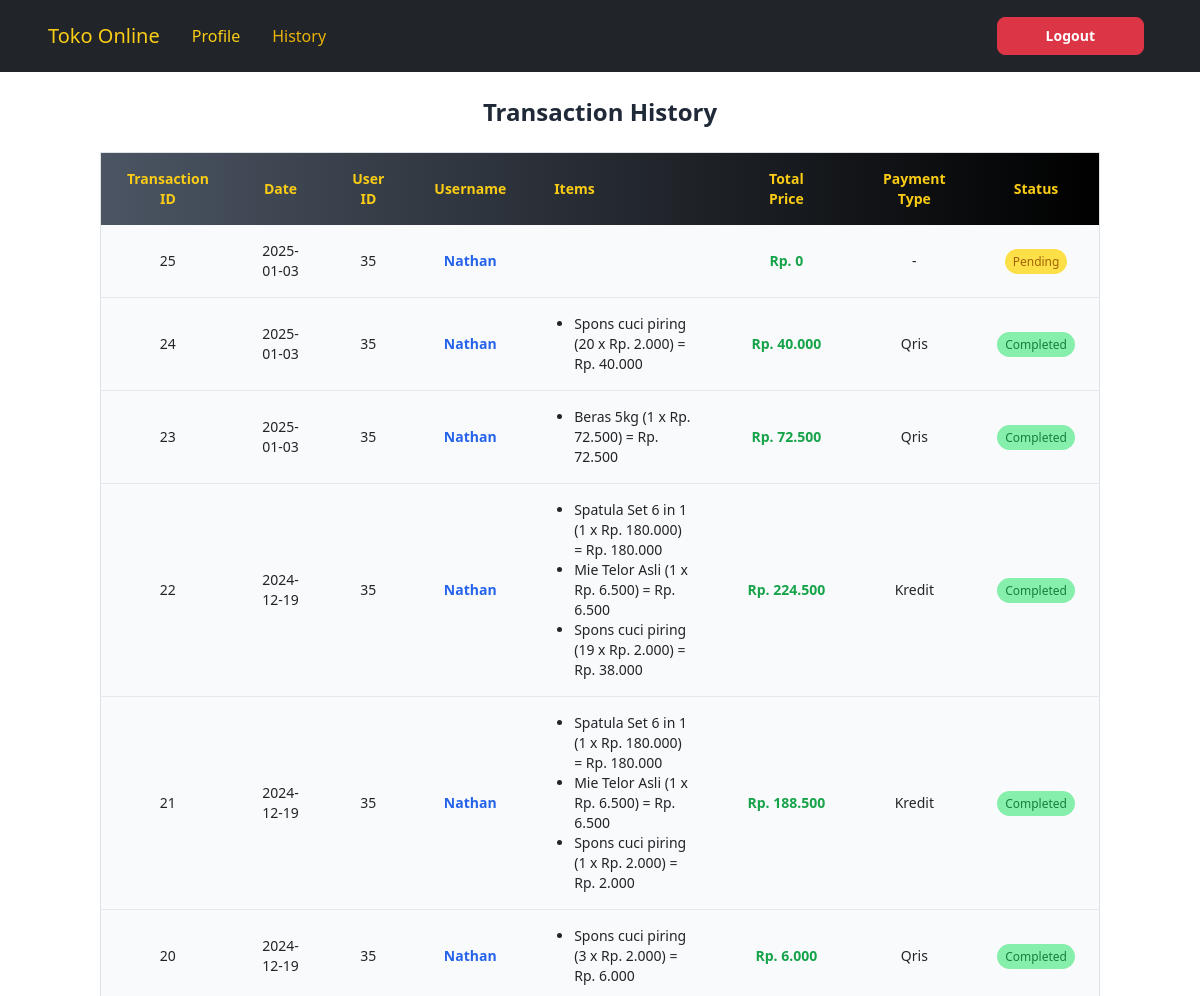
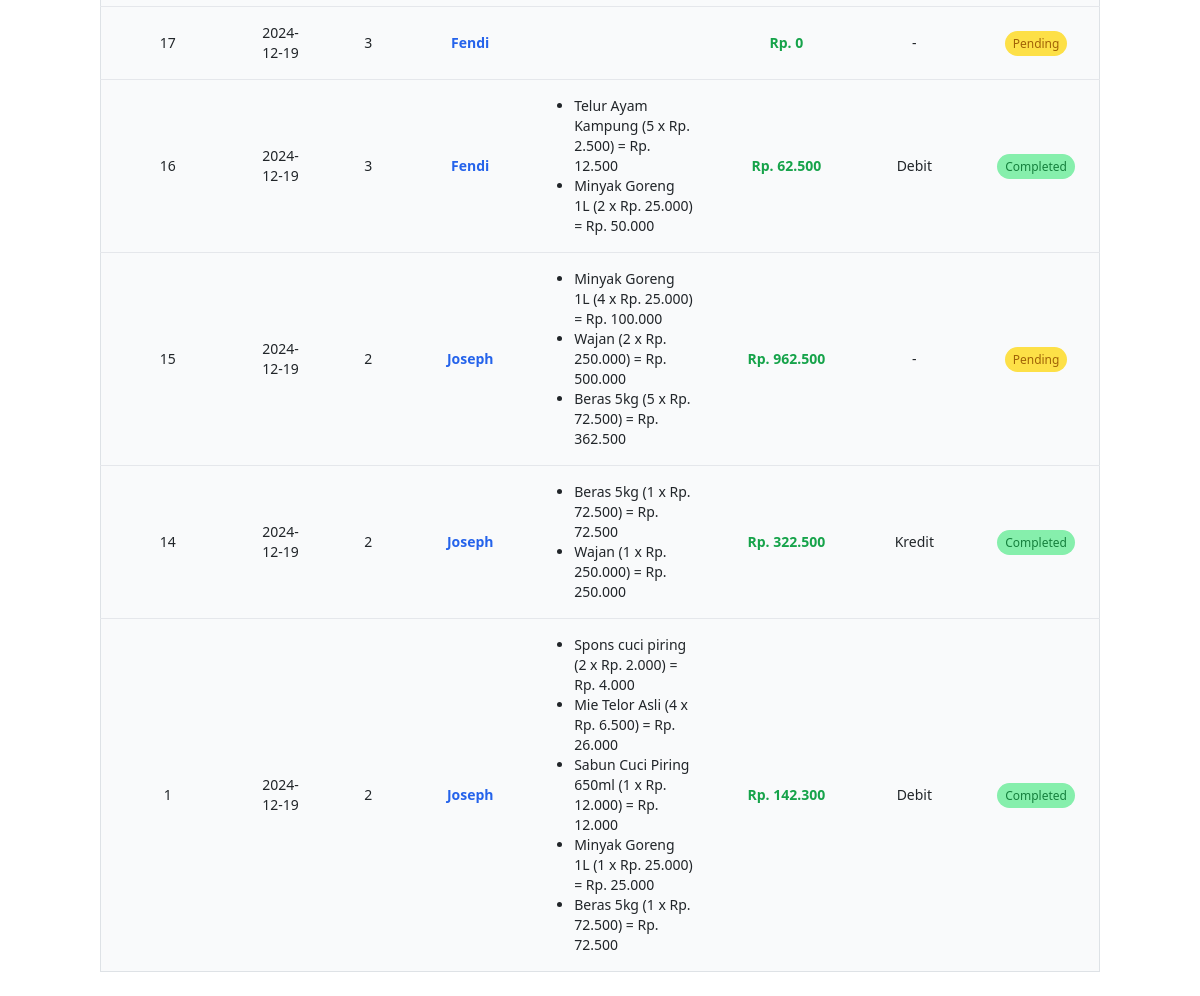
The app's page /adminHistory.php (signed in) with its own data (2 pictures, top to bottom).
### tables this page shows
CREATE TABLE `checkout` (
  `checkout_id` int(10) NOT NULL,
  `date` date NOT NULL,
  `total_harga` int(10) NOT NULL,
  `user_id` int(10) NOT NULL,
  `payment_id` int(10) NOT NULL,
  `status` text NOT NULL
);

CREATE TABLE `users` (
  `user_id` int(10) NOT NULL,
  `username` text NOT NULL,
  `password` text NOT NULL,
  `user_telp` text NOT NULL,
  `email` text NOT NULL,
  `alamat` text NOT NULL,
  `isAdmin` tinyint(1) NOT NULL
);

CREATE TABLE `payment` (
  `payment_id` int(11) NOT NULL,
  `payment_method` text NOT NULL
);

CREATE TABLE `detailcheckout` (
  `detail_id` int(10) NOT NULL,
  `product_id` int(10) NOT NULL,
  `checkout_id` int(10) NOT NULL,
  `jumlah_product` int(10) NOT NULL
);

CREATE TABLE `products` (
  `product_id` int(10) NOT NULL,
  `gambar` text NOT NULL,
  `nama_product` text NOT NULL,
  `harga_satuan` int(10) NOT NULL,
  `deskripsi` text NOT NULL,
  `stock_product` int(10) NOT NULL,
  `kategori_id` int(10) NOT NULL
);

### adminHistory.php (the view, shortened to what this page needs)
<?php
require_once "connect.php";
?>
<!doctype html>
<html lang="en">
<head>
    <link href="https://cdn.jsdelivr.net/npm/bootstrap@5.3.3/dist/css/bootstrap.min.css" rel="stylesheet"
>
    <script src="https://cdn.tailwindcss.com"></script>
</head>
<body>
    <?php include 'nav.php'; ?>
    <section>
        <div class="container mx-auto py-6">
            <h1 class="text-center text-2xl font-bold mb-4 text-gray-800">Transaction History</h1>
            <div class="overflow-x-auto">
                <table class="table-auto w-full text-sm text-left border border-gray-300 shadow-lg rounded-lg">
                    <thead class="bg-gradient-to-r from-gray-600 to-black text-yellow-400 text-center">
                        <tr>
                            <th class="px-4 py-3">Transaction ID</th>
                            <th class="px-2 py-3">Date</th>
                            <th class="px-4 py-3">User ID</th>
                            <th class="px-4 py-3">Username</th>
                            <th class="px-4 py-3 text-left">Items</th>
                            <th class="px-5 py-3">Total Price</th>
                            <th class="px-4 py-3">Payment Type</th>
                            <th class="px-4 py-3">Status</th>
                        </tr>
                    </thead>
                    <tbody class="divide-y divide-gray-200 text-center">
                        <?php
                        $stmt = $mysqli->query("SELECT c.checkout_id, c.date, c.user_id, u.username, c.total_harga, p.payment_method, c.status
                        FROM checkout c
                        JOIN users u ON c.user_id = u.user_id
                        JOIN payment p ON c.payment_id = p.payment_id
                        ORDER BY c.date DESC, c.checkout_id DESC;");
                        while ($row = $stmt->fetch_assoc()) {
                            $checkout = [
                                'id' => htmlentities($row['checkout_id']),
                                'date' => htmlentities($row['date']),
                                'user_id' => htmlentities($row['user_id']),
                                'username' => htmlentities($row['username']),
                                'total_harga' => htmlentities($row['total_harga']),
                                'payment_type' => htmlentities($row['payment_method']),
                                'status' => htmlentities($row['status'])
                            ];
                        ?>
                            <tr class="bg-gray-50 hover:bg-gradient-to-r from-gray-50 to-gray-200 transition-colors duration-300">
                                <td class="px-4 py-3"><?= $checkout['id']; ?></td>
                                <td class="px-4 py-3"><?= $checkout['date']; ?></td>
                                <td class="px-4 py-3"><?= $checkout['user_id']; ?></td>
                                <td class="px-4 py-3 font-semibold text-blue-600"><?= $checkout['username']; ?></td>
                                <td class="px-4 py-3">
                                    <ul class="list-disc pl-5 text-left">
                                        <?php
                                        $stmt_detail = $mysqli->prepare("SELECT d.detail_id, p.nama_product, d.jumlah_product, p.harga_satuan
                                                 FROM detailcheckout d
                                                 JOIN products p ON d.product_id = p.product_id
                                                 WHERE d.checkout_id = ?");
                                        $stmt_detail->bind_param("i", $checkout['id']);
                                        $stmt_detail->execute();
                                        $result_detail = $stmt_detail->get_result();
                                        while ($row_detail = $result_detail->fetch_assoc()) {
                                            $totalSatuan = $row_detail['jumlah_product'] * $row_detail['harga_satuan'];
                                            echo '<li>' . $row_detail['nama_product'] . ' (' . $row_detail['jumlah_product'] . ' x Rp. ' . number_format($row_detail['harga_satuan'], 0, ',', '.') . ') = Rp. ' . number_format($totalSatuan, 0, ',', '.') . '</li>';
                                        }
                                        ?>
                                    </ul>
                                </td>
                                <td class="px-4 py-3 font-semibold text-green-600">Rp. <?= number_format($checkout['total_harga'], 0, ',', '.'); ?></td>
                                <td class="px-4 py-3"><?= $checkout['payment_type']; ?></td>
                                <td class="px-4 py-3">
                                    <?php
                                    if ($checkout['status'] == "Pending") {
                                        echo '<span class="px-2 py-1 bg-yellow-300 text-yellow-700 text-xs font-medium rounded-full">' . $checkout['status'] . '</span>';
                                    } else {
                                        echo '<span class="px-2 py-1 bg-green-300 text-green-700 text-xs font-medium rounded-full">' . $checkout['status'] . '</span>';
                                    }
                                    ?>
                                </td>
                            </tr>
                        <?php
                        }
                        ?>
                    </tbody>
                </table>
            </div>
        </div>
    </section>
</body>
</html>

### records on screen
checkout: checkout_id "25", date "2025-01-03", user "35", user.username "Nathan", total_harga "0", payment.payment_method "-", status "Pending"
checkout: checkout_id "24", date "2025-01-03", user "35", user.username "Nathan", total_harga "40.000", payment.payment_method "Qris", status "Completed"
detailcheckout: product.nama_product "Spons cuci piring", jumlah_product "20", product.harga_satuan "2.000", jumlah_product.harga_satuan "40.000"
checkout: checkout_id "23", date "2025-01-03", user "35", user.username "Nathan", total_harga "72.500", payment.payment_method "Qris", status "Completed"
detailcheckout: product.nama_product "Beras 5kg", jumlah_product "1", product.harga_satuan "72.500", jumlah_product.harga_satuan "72.500"
checkout: checkout_id "22", date "2024-12-19", user "35", user.username "Nathan", total_harga "224.500", payment.payment_method "Kredit", status "Completed"
detailcheckout: product.nama_product "Spatula Set 6 in 1", jumlah_product "1", product.harga_satuan "180.000", jumlah_product.harga_satuan "180.000"
detailcheckout: product.nama_product "Mie Telor Asli", jumlah_product "1", product.harga_satuan "6.500", jumlah_product.harga_satuan "6.500"
detailcheckout: product.nama_product "Spons cuci piring", jumlah_product "19", product.harga_satuan "2.000", jumlah_product.harga_satuan "38.000"
checkout: checkout_id "21", date "2024-12-19", user "35", user.username "Nathan", total_harga "188.500", payment.payment_method "Kredit", status "Completed"
detailcheckout: product.nama_product "Spatula Set 6 in 1", jumlah_product "1", product.harga_satuan "180.000", jumlah_product.harga_satuan "180.000"
detailcheckout: product.nama_product "Mie Telor Asli", jumlah_product "1", product.harga_satuan "6.500", jumlah_product.harga_satuan "6.500"
detailcheckout: product.nama_product "Spons cuci piring", jumlah_product "1", product.harga_satuan "2.000", jumlah_product.harga_satuan "2.000"
checkout: checkout_id "20", date "2024-12-19", user "35", user.username "Nathan", total_harga "6.000", payment.payment_method "Qris", status "Completed"
detailcheckout: product.nama_product "Spons cuci piring", jumlah_product "3", product.harga_satuan "2.000", jumlah_product.harga_satuan "6.000"
checkout: checkout_id "17", date "2024-12-19", user "3", user.username "Fendi", total_harga "0", payment.payment_method "-", status "Pending"
checkout: checkout_id "16", date "2024-12-19", user "3", user.username "Fendi", total_harga "62.500", payment.payment_method "Debit", status "Completed"
detailcheckout: product.nama_product "Telur Ayam Kampung", jumlah_product "5", product.harga_satuan "2.500", jumlah_product.harga_satuan "12.500"
detailcheckout: product.nama_product "Minyak Goreng 1L", jumlah_product "2", product.harga_satuan "25.000", jumlah_product.harga_satuan "50.000"
checkout: checkout_id "15", date "2024-12-19", user "2", user.username "Joseph", total_harga "962.500", payment.payment_method "-", status "Pending"
detailcheckout: product.nama_product "Minyak Goreng 1L", jumlah_product "4", product.harga_satuan "25.000", jumlah_product.harga_satuan "100.000"
detailcheckout: product.nama_product "Wajan", jumlah_product "2", product.harga_satuan "250.000", jumlah_product.harga_satuan "500.000"
detailcheckout: product.nama_product "Beras 5kg", jumlah_product "5", product.harga_satuan "72.500", jumlah_product.harga_satuan "362.500"
checkout: checkout_id "14", date "2024-12-19", user "2", user.username "Joseph", total_harga "322.500", payment.payment_method "Kredit", status "Completed"
detailcheckout: product.nama_product "Beras 5kg", jumlah_product "1", product.harga_satuan "72.500", jumlah_product.harga_satuan "72.500"
detailcheckout: product.nama_product "Wajan", jumlah_product "1", product.harga_satuan "250.000", jumlah_product.harga_satuan "250.000"
checkout: checkout_id "1", date "2024-12-19", user "2", user.username "Joseph", total_harga "142.300", payment.payment_method "Debit", status "Completed"
detailcheckout: product.nama_product "Spons cuci piring", jumlah_product "2", product.harga_satuan "2.000", jumlah_product.harga_satuan "4.000"
detailcheckout: product.nama_product "Mie Telor Asli", jumlah_product "4", product.harga_satuan "6.500", jumlah_product.harga_satuan "26.000"
detailcheckout: product.nama_product "Sabun Cuci Piring 650ml", jumlah_product "1", product.harga_satuan "12.000", jumlah_product.harga_satuan "12.000"
detailcheckout: product.nama_product "Minyak Goreng 1L", jumlah_product "1", product.harga_satuan "25.000", jumlah_product.harga_satuan "25.000"
detailcheckout: product.nama_product "Beras 5kg", jumlah_product "1", product.harga_satuan "72.500", jumlah_product.harga_satuan "72.500"
